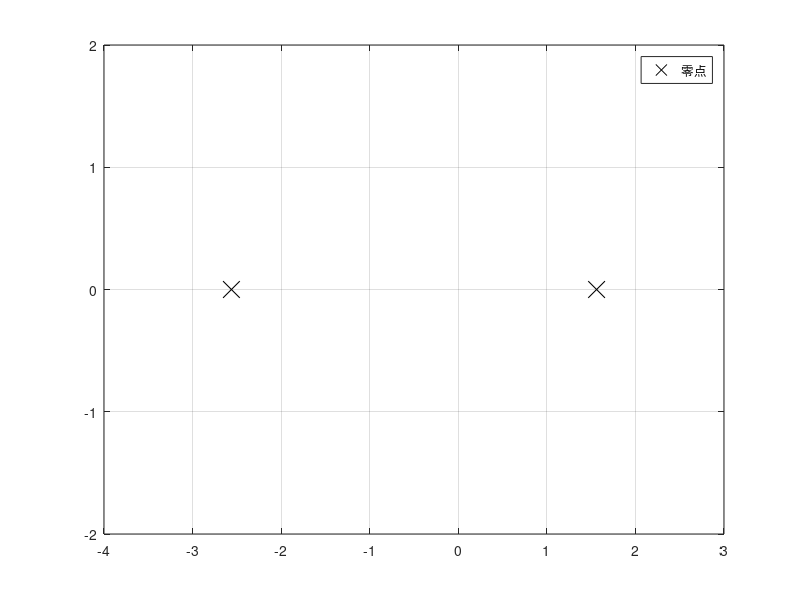

MATLAB code to generate this figure:
k=2;
b=[1];
a=[1,1,-k-2];
zs=roots(b);
ps=roots(a);
plot(real(zs),imag(zs),'blacko',real(ps),imag(ps),'blackx','markersize',12);
axis([-4,3,-2,2]),grid on;
legend('零点','极点');